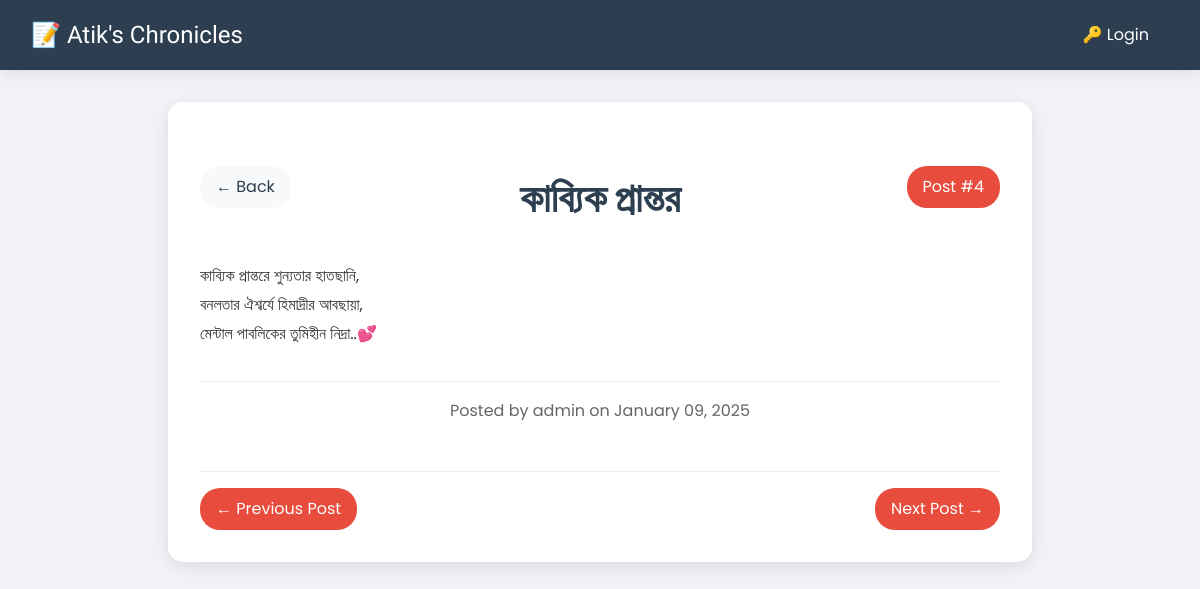
The app's page /post/4 with its own data.
### models.py (models this page shows)
class Post(db.Model):
    id = db.Column(db.Integer, primary_key=True)
    title = db.Column(db.String(100), nullable=False)
    date_posted = db.Column(db.DateTime, nullable=False, default=datetime.utcnow)
    content = db.Column(db.Text, nullable=False)
    user_id = db.Column(db.Integer, db.ForeignKey('user.id'), nullable=False)
    author = db.relationship('User', backref=db.backref('posts', lazy=True))

class User(db.Model, UserMixin):
    id = db.Column(db.Integer, primary_key=True)
    username = db.Column(db.String(20), unique=True, nullable=False)
    password = db.Column(db.String(60), nullable=False)

### routes.py (the view)
@app.route("/post/<int:post_id>")
def view_post(post_id):
    post = Post.query.get_or_404(post_id)
    all_posts = Post.query.order_by(Post.date_posted.desc()).all()
    post_number = all_posts.index(post) + 1
    prev_post = None
    next_post = None
    for i, p in enumerate(all_posts):
        if p.id == post_id:
            if i > 0:
                prev_post = all_posts[i-1]
            if i < len(all_posts)-1:
                next_post = all_posts[i+1]
            break
    return render_template('view_post.html',
                         post=post,
                         post_number=post_number,
                         prev_post=prev_post,
                         next_post=next_post,
                         last_edited_time=last_edited_time)

### templates/view_post.html (shortened to what this page needs)
{% extends "base.html" %}
{% block content %}
<div class="full-post-container">
    <div class="post-header">
        <a href="{{ url_for('home') }}" class="back-button">← Back</a>
        <div class="post-number">Post #{{ post_number }}</div>
        <h1 class="post-title">{{ post.title }}</h1>
    </div>
    <div class="post-content">
        {{ post.content | safe }}
    </div>
    <div class="post-meta">
        Posted by {{ post.author.username }} on {{ post.date_posted.strftime('%B %d, %Y') }}
    </div>
    <div class="post-navigation">
        {% if prev_post %}
            <a href="{{ url_for('view_post', post_id=prev_post.id) }}" class="nav-button">← Previous Post</a>
        {% else %}
            <span></span>
        {% endif %}
        {% if next_post %}
            <a href="{{ url_for('view_post', post_id=next_post.id) }}" class="nav-button">Next Post →</a>
        {% else %}
            <span></span>
        {% endif %}
    </div>
</div>
{% endblock %}

### templates/base.html (style rules this page uses)
:root { --primary-color: #2c3e50; --accent-color: #e74c3c; --paper-color: #fff; --line-color: #91a4c1; }
body { margin: 0; padding: 0; font-family: 'Poppins', sans-serif; background-image: url('https://www.transparenttextures.com/patterns/notebook-dark.png'); background-color: #f0f2f5; line-height: 1.6; }

### templates/view_post.html (style rules this page uses)
.full-post-container { max-width: 800px; margin: 2rem auto; background: white; padding: 2rem; border-radius: 15px; box-shadow: 0 4px 15px rgba(0, 0, 0, 0.1); }
.post-header { margin-bottom: 2rem; position: relative; }
.back-button { position: absolute; top: 0; left: 0; background: #f8f9fa; padding: 0.5rem 1rem; border-radius: 20px; color: #2c3e50; text-decoration: none; display: flex; align-items: center; gap: 0.5rem; transition: transform 0.3s ease; }
.post-title { text-align: center; color: #2c3e50; font-size: 2.5rem; margin: 2rem 0; }
.post-content { line-height: 1.8; color: #333; margin-bottom: 2rem; }
.post-meta { color: #666; text-align: center; padding: 1rem 0; border-top: 1px solid #eee; }
.post-navigation { display: flex; justify-content: space-between; margin-top: 2rem; padding-top: 1rem; border-top: 1px solid #eee; }
.nav-button { padding: 0.5rem 1rem; background: #e74c3c; color: white; text-decoration: none; border-radius: 20px; transition: transform 0.3s ease; }
.post-number { position: absolute; top: 0; right: 0; background: #e74c3c; color: white; padding: 0.5rem 1rem; border-radius: 20px; }

### records on screen
Post: title "কাব্যিক প্রান্তর", content "কাব্যিক প্রান্তরে শুন্যতার হাতছানি, বনলতার ঐশ্বর্যে হিমাদ্রীর আবছায়া, মেন্টাল পাবলিকের তুমিহীন নিদ্রা..💕", date_posted "January 09, 2025"
User: author.username "admin"

### other values on screen
{{ post_number }} "4"
